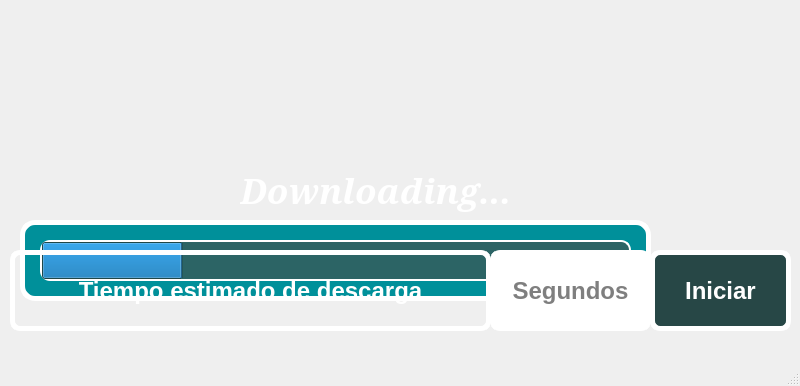
<?xml version="1.0" encoding="UTF-8"?>
<ui version="4.0">
 <class>MainWindow</class>
 <widget class="QMainWindow" name="MainWindow">
  <property name="geometry">
   <rect>
    <x>0</x>
    <y>0</y>
    <width>800</width>
    <height>386</height>
   </rect>
  </property>
  <property name="windowTitle">
   <string>MainWindow</string>
  </property>
  <widget class="QWidget" name="centralwidget">
   <widget class="QLabel" name="label">
    <property name="geometry">
     <rect>
      <x>0</x>
      <y>0</y>
      <width>801</width>
      <height>121</height>
     </rect>
    </property>
    <property name="styleSheet">
     <string notr="true"/>
    </property>
    <property name="text">
     <string/>
    </property>
    <property name="pixmap">
     <pixmap>../PIP_Equipo4_Unidad2_Clase/imagenes/uat.png</pixmap>
    </property>
    <property name="scaledContents">
     <bool>true</bool>
    </property>
   </widget>
   <widget class="QLabel" name="label_2">
    <property name="geometry">
     <rect>
      <x>610</x>
      <y>160</y>
      <width>231</width>
      <height>191</height>
     </rect>
    </property>
    <property name="text">
     <string/>
    </property>
    <property name="pixmap">
     <pixmap>../PIP_Equipo4_Unidad2_Clase/imagenes/Equipo4.png</pixmap>
    </property>
    <property name="scaledContents">
     <bool>true</bool>
    </property>
   </widget>
   <widget class="QProgressBar" name="pb_1">
    <property name="geometry">
     <rect>
      <x>40</x>
      <y>240</y>
      <width>591</width>
      <height>41</height>
     </rect>
    </property>
    <property name="font">
     <font>
      <pointsize>10</pointsize>
      <weight>75</weight>
      <bold>true</bold>
     </font>
    </property>
    <property name="styleSheet">
     <string notr="true">border: 2px solid white;
border-radius: 10px;
background-color: rgb(44, 100, 101);</string>
    </property>
    <property name="value">
     <number>24</number>
    </property>
    <property name="textVisible">
     <bool>false</bool>
    </property>
    <property name="textDirection">
     <enum>QProgressBar::BottomToTop</enum>
    </property>
   </widget>
   <widget class="QLabel" name="label_3">
    <property name="geometry">
     <rect>
      <x>20</x>
      <y>220</y>
      <width>631</width>
      <height>81</height>
     </rect>
    </property>
    <property name="styleSheet">
     <string notr="true">border: 5px solid white;
border-radius: 15px;
background-color: rgb(0, 144, 154);</string>
    </property>
    <property name="text">
     <string/>
    </property>
   </widget>
   <widget class="QLabel" name="label_4">
    <property name="geometry">
     <rect>
      <x>0</x>
      <y>0</y>
      <width>801</width>
      <height>361</height>
     </rect>
    </property>
    <property name="text">
     <string/>
    </property>
    <property name="pixmap">
     <pixmap>imagenes/nc6w6wrqric81.png</pixmap>
    </property>
    <property name="scaledContents">
     <bool>true</bool>
    </property>
   </widget>
   <widget class="QLabel" name="lbl_descarga">
    <property name="geometry">
     <rect>
      <x>240</x>
      <y>160</y>
      <width>481</width>
      <height>61</height>
     </rect>
    </property>
    <property name="font">
     <font>
      <family>MS Serif</family>
      <pointsize>26</pointsize>
      <weight>75</weight>
      <italic>true</italic>
      <bold>true</bold>
     </font>
    </property>
    <property name="styleSheet">
     <string notr="true">color: rgb(255, 255, 255);</string>
    </property>
    <property name="text">
     <string>Downloading...</string>
    </property>
   </widget>
   <widget class="QPushButton" name="btn_iniciar">
    <property name="geometry">
     <rect>
      <x>650</x>
      <y>250</y>
      <width>141</width>
      <height>81</height>
     </rect>
    </property>
    <property name="font">
     <font>
      <pointsize>18</pointsize>
      <weight>75</weight>
      <bold>true</bold>
     </font>
    </property>
    <property name="styleSheet">
     <string notr="true">border: 5px solid white;
color: rgb(255, 255, 255);
border-radius: 10px;
background-color: rgb(39, 71, 70);</string>
    </property>
    <property name="text">
     <string>Iniciar</string>
    </property>
   </widget>
   <widget class="QLabel" name="lbl_i1">
    <property name="geometry">
     <rect>
      <x>0</x>
      <y>0</y>
      <width>801</width>
      <height>361</height>
     </rect>
    </property>
    <property name="text">
     <string/>
    </property>
    <property name="pixmap">
     <pixmap>imagenes/nc6w6wrqric81.png</pixmap>
    </property>
    <property name="scaledContents">
     <bool>true</bool>
    </property>
   </widget>
   <widget class="QLabel" name="lbl_tt">
    <property name="geometry">
     <rect>
      <x>10</x>
      <y>250</y>
      <width>481</width>
      <height>81</height>
     </rect>
    </property>
    <property name="font">
     <font>
      <pointsize>18</pointsize>
      <weight>75</weight>
      <bold>true</bold>
     </font>
    </property>
    <property name="styleSheet">
     <string notr="true">border: 5px solid white;
color: rgb(255, 255, 255);
border-radius: 10px;</string>
    </property>
    <property name="text">
     <string>Tiempo estimado de descarga</string>
    </property>
    <property name="alignment">
     <set>Qt::AlignCenter</set>
    </property>
   </widget>
   <widget class="QLineEdit" name="txt_segundos">
    <property name="geometry">
     <rect>
      <x>490</x>
      <y>250</y>
      <width>161</width>
      <height>81</height>
     </rect>
    </property>
    <property name="font">
     <font>
      <pointsize>18</pointsize>
      <weight>75</weight>
      <bold>true</bold>
     </font>
    </property>
    <property name="styleSheet">
     <string notr="true">border: 5px solid white;
border-radius: 10px;</string>
    </property>
    <property name="alignment">
     <set>Qt::AlignCenter</set>
    </property>
    <property name="placeholderText">
     <string>Segundos</string>
    </property>
   </widget>
   <zorder>label_4</zorder>
   <zorder>label_3</zorder>
   <zorder>label_2</zorder>
   <zorder>pb_1</zorder>
   <zorder>lbl_descarga</zorder>
   <zorder>lbl_i1</zorder>
   <zorder>label</zorder>
   <zorder>lbl_tt</zorder>
   <zorder>btn_iniciar</zorder>
   <zorder>txt_segundos</zorder>
  </widget>
  <widget class="QMenuBar" name="menubar">
   <property name="geometry">
    <rect>
     <x>0</x>
     <y>0</y>
     <width>800</width>
     <height>26</height>
    </rect>
   </property>
  </widget>
  <widget class="QStatusBar" name="statusbar"/>
 </widget>
 <resources/>
 <connections/>
</ui>
